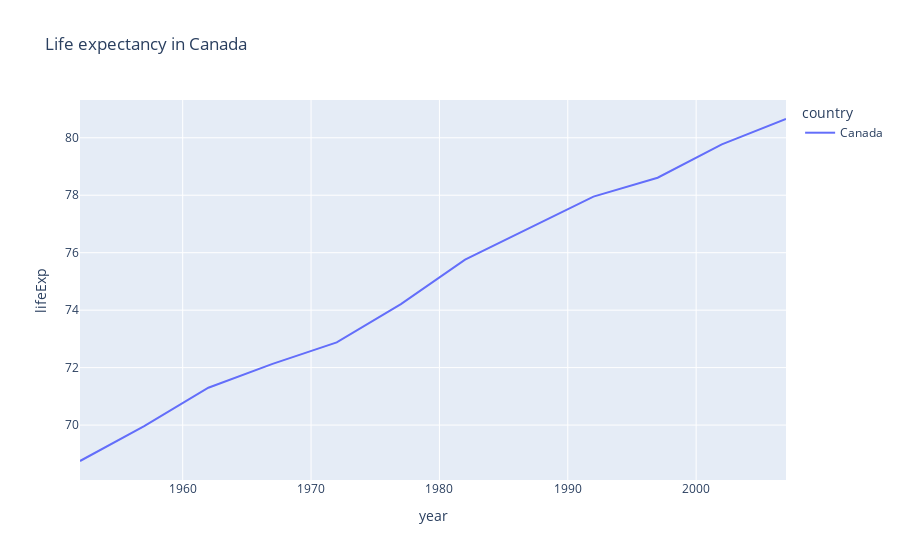

Notebook cell for this chart:
### Code cell
import plotly.express as px

df = px.data.gapminder().query("country=='Canada'")
fig = px.line(df, x="year", y="lifeExp", title='Life expectancy in Canada', color='country')
fig.show()

### Figure 1 — Plotly figure (JSON) as saved in the notebook; plotly's stock layout.template omitted (floating-point values rounded to 4 significant figures)
{"data": [{"hovertemplate": "country=Canada<br>year=%{x}<br>lifeExp=%{y}<extra></extra>", "legendgroup": "Canada", "line": {"color": "#636efa", "dash": "solid"}, "marker": {"symbol": "circle"}, "mode": "lines", "name": "Canada", "orientation": "v", "showlegend": true, "type": "scatter", "x": [1952, 1957, 1962, 1967, 1972, 1977, 1982, 1987, 1992, 1997, 2002, 2007], "xaxis": "x", "y": [68.75, 69.96, 71.3, 72.13, 72.88, 74.21, 75.76, 76.86, 77.95, 78.61, 79.77, 80.65], "yaxis": "y"}], "layout": {"autosize": true, "legend": {"title": {"text": "country"}, "tracegroupgap": 0}, "title": {"text": "Life expectancy in Canada"}, "xaxis": {"anchor": "y", "autorange": true, "domain": [0, 1], "range": [1952, 2007], "title": {"text": "year"}, "type": "linear"}, "yaxis": {"anchor": "x", "autorange": true, "domain": [0, 1], "range": [68.09, 81.31], "title": {"text": "lifeExp"}, "type": "linear"}}}
